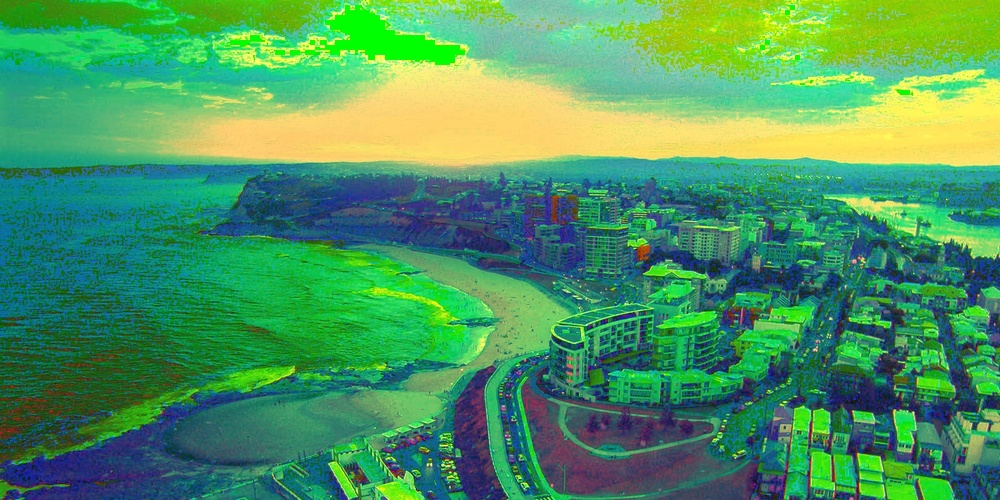
#> input picture imageHSI-1.jpeg, 1000 x 500 px, shrunk from 1600 x 800 before the run
$ python examen_practico.py --input imageHSI-1.jpeg --output out.png
#> lines starting #> are read from the running program, lines starting #| are printed output that depends on the picture
"""
examen_practico.py
Este script es un código para el examen practico.

Autores:
Organización: UDEM
Fecha de creación: 23 de febrero de 2024
"""

import argparse
import cv2
import sys
import numpy as np

def user_interaction():
    var = argparse.ArgumentParser()
    var.add_argument('--input',type=str,required=True,help='Path image')
    var.add_argument('--output',type = str, required=True,help='output')
    args = var.parse_args()
    return args

def read_image(filename):
#> called with filename = 'imageHSI-1.jpeg'
    img = cv2.imread(filename)
#> img is the input picture: shape (500, 1000, 3); mean B, G, R 95.5, 150.8, 75.8
    if img is not None:
        return img
    elif img is None:
        sys.exit("Error when loading image")

def visualize_image(img, title):
    cv2.imshow(title,img)
    cv2.waitKey(0)
    cv2.destroyAllWindows()

def rotate_180(img):
    img_rotated = cv2.rotate(img,cv2.ROTATE_180)
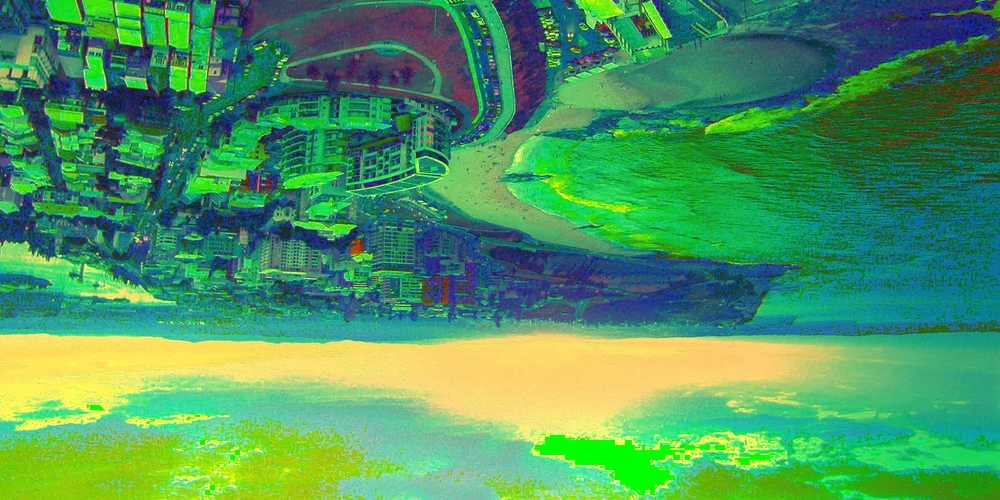
#> img_rotated: shape (500, 1000, 3); mean B, G, R 95.5, 150.8, 75.8
    return img_rotated

def traslate_image(img):
    rows,cols,_ = img.shape
#> rows = 500; cols = 1000
    M = np.float32([[1,0,50],[0,1,0]])
    img_traslated = cv2.warpAffine(img,M,(cols,rows))
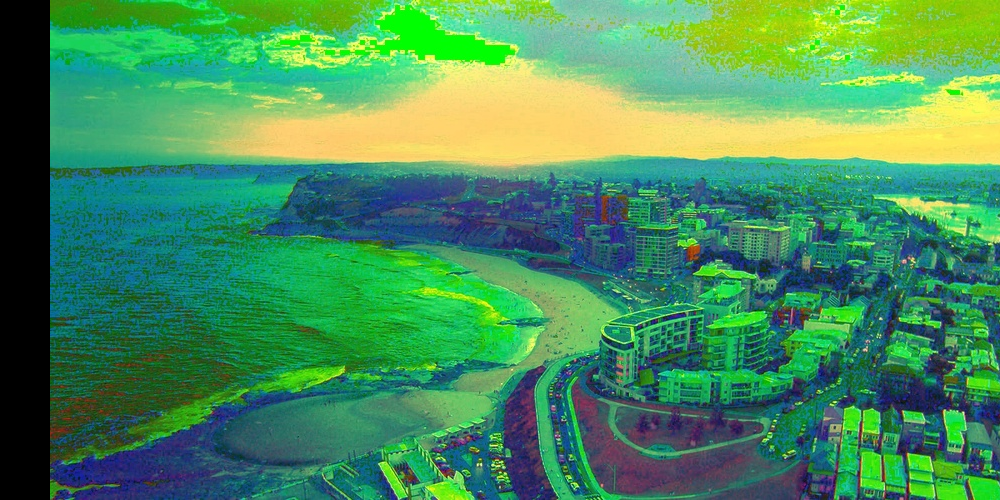
#> img_traslated: shape (500, 1000, 3); mean B, G, R 91, 142.8, 71
    return img_traslated

def pipeline():
    args = user_interaction()
    print(args.input)
    print(args.output)
    imagen = read_image(args.input)
    visualize_image(imagen, "Input image")
    imagen_rotada = rotate_180(imagen)

    imagen_trasladada = traslate_image(imagen)
    visualize_image(imagen_trasladada, "Traslated image")


if __name__ == '__main__':
    pipeline()

$ run again, on newcastle-beach.jpeg
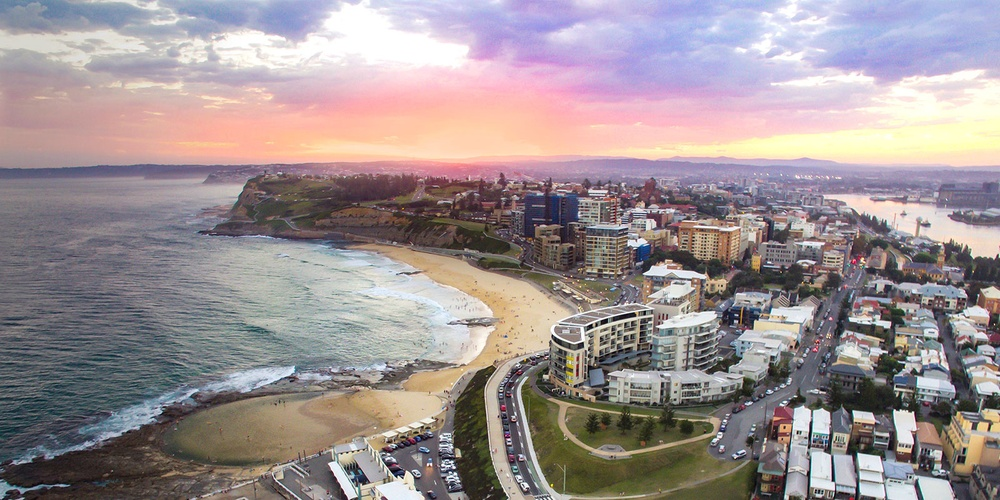
#> input picture newcastle-beach.jpeg, 1000 x 500 px, shrunk from 1600 x 800 before the run
#> in read_image, img is the input picture: shape (500, 1000, 3); mean B, G, R 147.5, 145.6, 156.8
#> in rotate_180, `img_rotated = cv2.rotate(img,cv2.ROTATE_180)`:
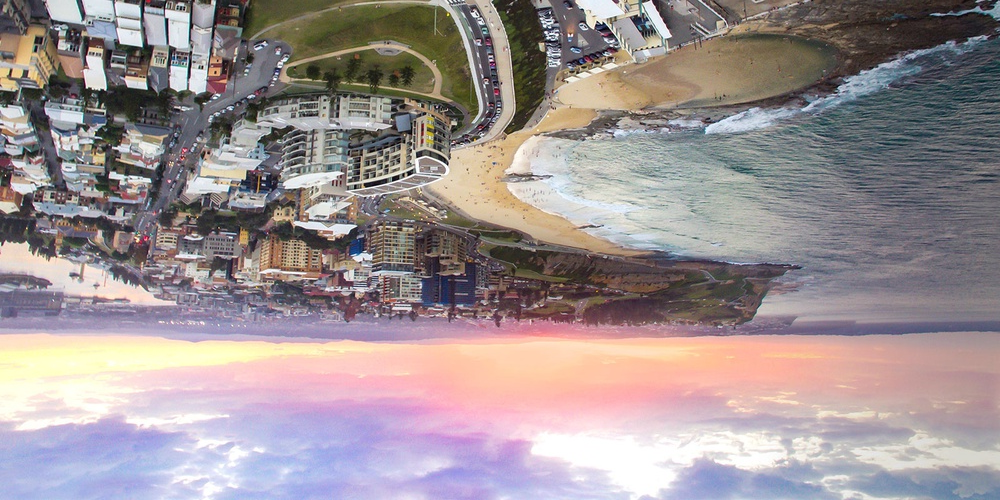
#> img_rotated: shape (500, 1000, 3); mean B, G, R 147.5, 145.6, 156.8
#> in traslate_image, `img_traslated = cv2.warpAffine(img,M,(cols,rows))`:
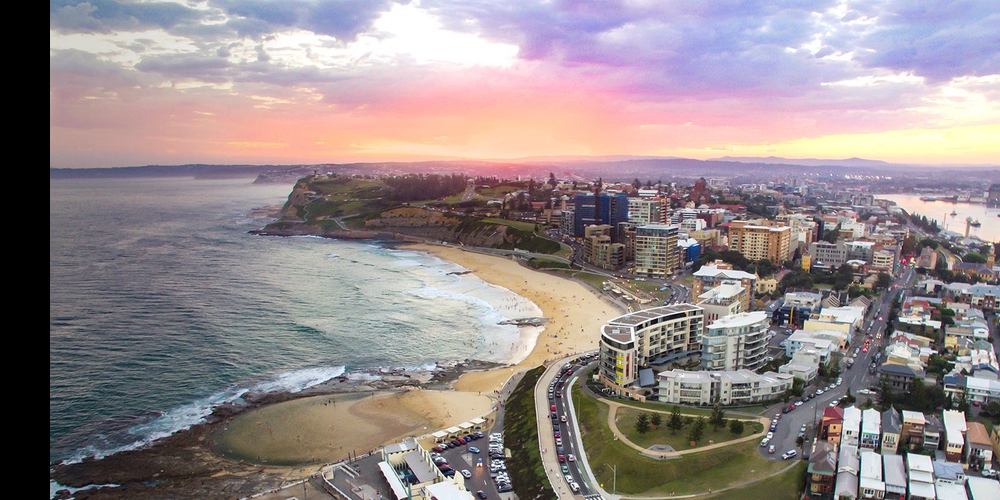
#> img_traslated: shape (500, 1000, 3); mean B, G, R 139.7, 137.9, 148.7
